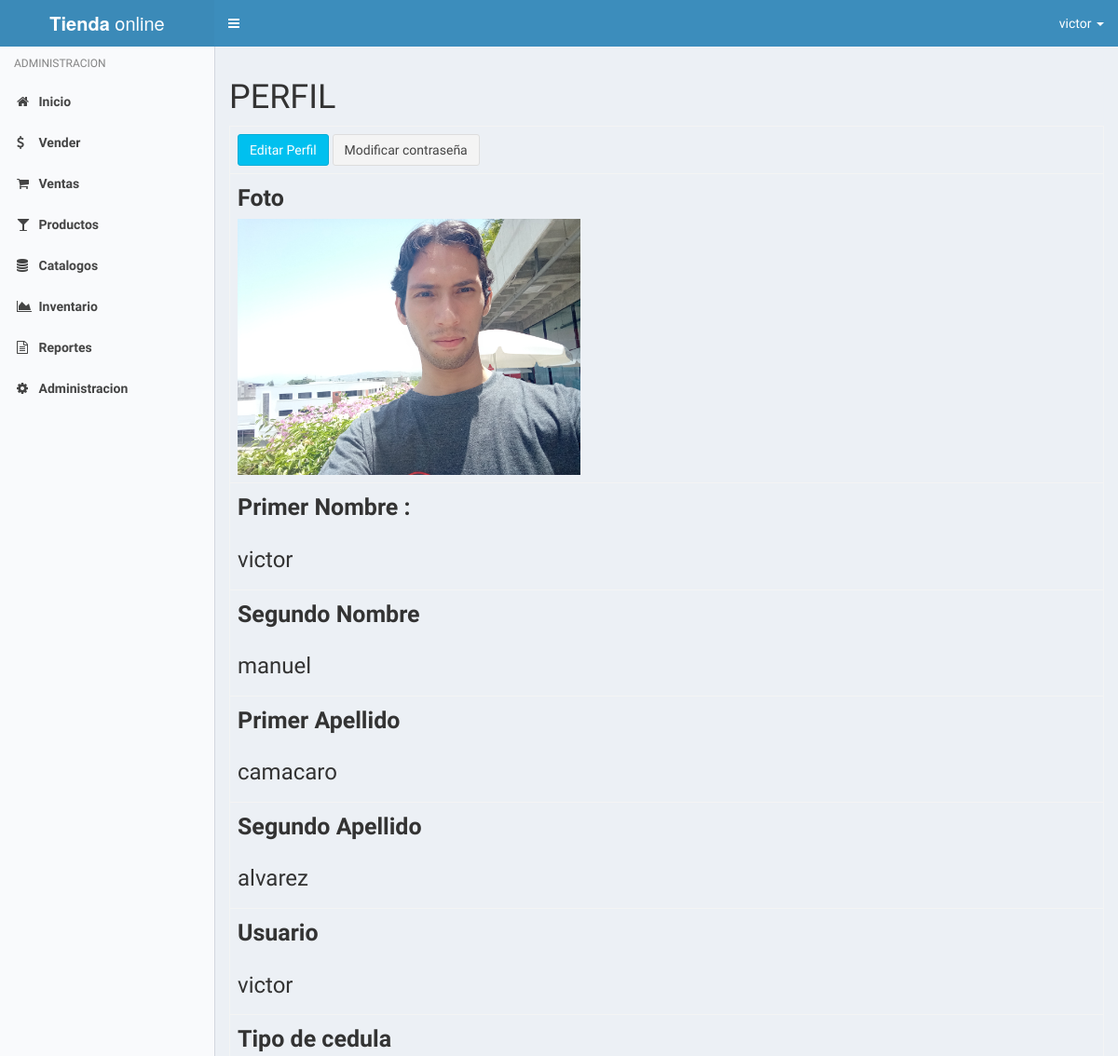
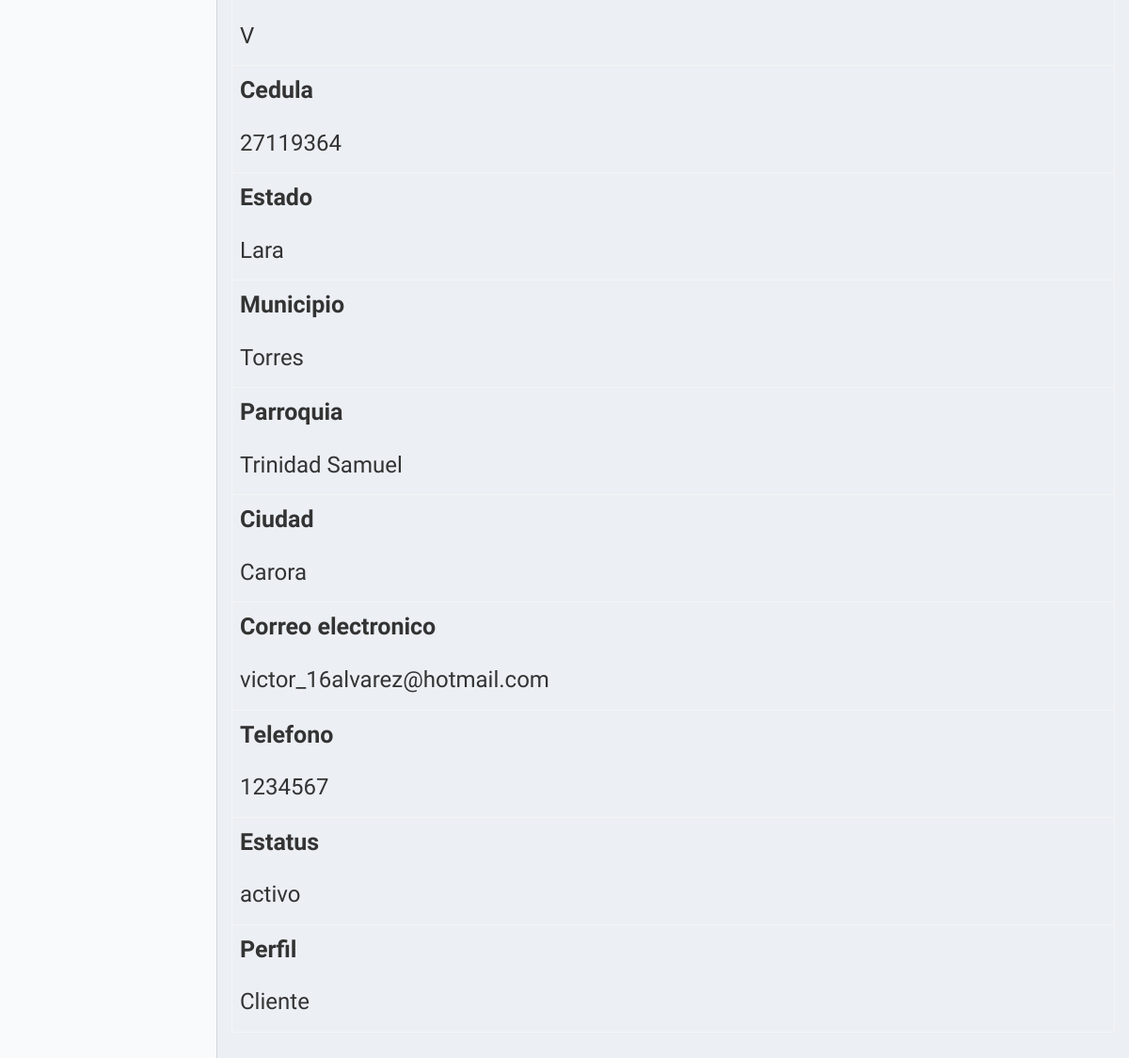
Screenshot of /vistas/mi_cuenta.php (signed in) with the database file from the repository (2 pictures, top to bottom).
### tables this page shows
CREATE TABLE `usuarios` (
  `Id_usuario` int(30) NOT NULL,
  `Imagen_usuario` varchar(255) NOT NULL,
  `Primer_nombre` varchar(70) NOT NULL,
  `Segundo_Nombre` varchar(70) NOT NULL,
  `Primer_apellido` varchar(70) NOT NULL,
  `Segundo_Apellido` varchar(70) NOT NULL,
  `Usuario` varchar(70) NOT NULL,
  `Password` varchar(70) NOT NULL,
  `Tipo_C` enum('V','E') NOT NULL,
  `Cedula` varchar(11) NOT NULL,
  `Direccion` varchar(70) NOT NULL,
  `id_estado` int(11) NOT NULL,
  `id_municipio` int(11) NOT NULL,
  `id_parroquia` int(11) NOT NULL,
  `id_ciudad` int(11) NOT NULL,
  `genero` varchar(70) NOT NULL,
  `email` varchar(70) NOT NULL,
  `telefono` varchar(11) NOT NULL,
  `Id_status_B` int(11) NOT NULL,
  `Id_perfil` int(11) NOT NULL,
  `fecha` timestamp(6) NOT NULL DEFAULT CURRENT_TIMESTAMP(6) ON UPDATE CURRENT_TIMESTAMP(6)
);

CREATE TABLE `estados` (
  `id_estado` int(11) NOT NULL,
  `estado` varchar(250) NOT NULL,
  `iso_3166-2` varchar(4) NOT NULL
);

CREATE TABLE `municipios` (
  `id_municipio` int(11) NOT NULL,
  `id_estado` int(11) NOT NULL,
  `municipio` varchar(100) NOT NULL
);

CREATE TABLE `parroquias` (
  `id_parroquia` int(11) NOT NULL,
  `id_municipio` int(11) NOT NULL,
  `parroquia` varchar(250) NOT NULL
);

CREATE TABLE `ciudades` (
  `id_ciudad` int(11) NOT NULL,
  `id_estado` int(11) NOT NULL,
  `ciudad` varchar(200) NOT NULL,
  `capital` tinyint(1) NOT NULL DEFAULT '0'
);

CREATE TABLE `status_b` (
  `Id_status_B` int(11) NOT NULL,
  `Nombre_status_B` varchar(70) NOT NULL
);

CREATE TABLE `perfiles_usuario` (
  `Id_perfil` int(11) NOT NULL,
  `Nombre_perfil` varchar(70) NOT NULL
);

### vistas/mi_cuenta.php (the view, shortened to what this page needs)
<?php
$connect=new db();
$conexion=$connect->conexion();
 $sesion=$_SESSION['user'];
 ?>
<html><head>
    <link href="../plugins/bootstrap/css/bootstrap.min.css" rel="stylesheet" type="text/css">
    <link href="../plugins/font-awesome/css/font-awesome.min.css" rel="stylesheet" type="text/css">
    <link href="../plugins/dist/css/AdminLTE.min.css" rel="stylesheet" type="text/css">
    <link href="../plugins/dist/css/skins/skin-blue-light.min.css" rel="stylesheet" type="text/css">
    <link rel="stylesheet" href="../plugins/datatables/dataTables.bootstrap.css">
  <link rel="stylesheet" href="../plugins/morris/morris.css">
  <link rel="stylesheet" href="../plugins/morris/example.css">
  </head>
  <body class="  skin-blue-light sidebar-mini ">
    <div class="wrapper">
            <header class="main-header">
        <a href="./" class="logo">
          <span class="logo-lg"><b>Tienda </b>online</span>
        </a>
        <nav class="navbar navbar-static-top" role="navigation">
          <a href="#" class="sidebar-toggle" data-toggle="offcanvas" role="button">
          </a>
          <div class="navbar-custom-menu">
            <ul class="nav navbar-nav">
              <li class="dropdown user user-menu">
                <a href="#" class="dropdown-toggle" data-toggle="dropdown">
                  <span class=""><?php $sql="SELECT * FROM usuarios where Usuario='$sesion'";
                  $query=$conexion->query($sql);
                  while ($row=$query->fetch_assoc()) {
                    echo $row['Primer_nombre'];
                  }
                   ?> <b class="caret"></b> </span>
                </a>
              </li>
            </ul>
          </div>
        </nav>
      </header>
      <aside class="main-sidebar">
        <section class="sidebar">
          <ul class="sidebar-menu">
            <li class="header">ADMINISTRACION</li>
                                    <li><a href="./index.php?view=home"><i class="fa fa-home"></i> <span>Inicio</span></a></li>
            <li><a href="./?view=sell"><i class="fa fa-usd"></i> <span>Vender</span></a></li>
            <li><a href="./?view=sells"><i class="fa fa-shopping-cart"></i> <span>Ventas</span></a></li>
            <li><a href="./?view=products"><i class="fa fa-glass"></i> <span>Productos</span></a></li>
            <li class="treeview">
              <a href="#"><i class="fa fa-database"></i> <span>Catalogos</span> </a>
            </li>
            <li class="treeview">
              <a href="#"><i class="fa fa-area-chart"></i> <span>Inventario</span></a>
            </li>
                        <li class="treeview">
              <a href="#"><i class="fa fa-file-text-o"></i> <span>Reportes</span></a>
            </li>
            <li class="treeview">
              <a href="#"><i class="fa fa-cog"></i> <span>Administracion</span></a>
            </li>
          </ul>
        </section>
      </aside>
    <div class="content-wrapper" style="min-height: 502px;">
      <div class="content">
            <div class="row">
  <div class="col-lg-12">
    <h1>PERFIL</h1>
   <?php
   $usuario=$_SESSION['user'];
    $sql="SELECT * FROM usuarios INNER JOIN estados on usuarios.id_estado=estados.id_estado  INNER JOIN municipios ON usuarios.id_municipio=municipios.id_municipio INNER JOIN parroquias ON usuarios.id_parroquia=parroquias.id_parroquia INNER JOIN ciudades ON usuarios.id_ciudad=ciudades.id_ciudad INNER JOIN status_b ON usuarios.id_status_B=status_b.id_status_B INNER JOIN perfiles_usuario ON usuarios.Id_perfil=perfiles_usuario.Id_perfil where Usuario='$usuario'";
      $query=$conexion->query($sql);
      while ($row=$query->fetch_assoc()) { ?>
    <table class="table table-bordered form-group col-md-6 ">
      <tr>
       <td><a href="editar_perfil.php" class="btn btn-info">Editar Perfil</a>
       <a href="cambiar_password.php" class="btn btn-default">Modificar contraseña</a></td>
      </tr>
      <tr>
        <td><label style="font-size: 2.5rem;">Foto</label><br>
       <img src="images/<?php echo $row['Imagen_usuario']  ?>" style="width: 40%; height: 10%;">
        </td>
      </tr>
      <tr>
        <td>
          <label style="font-size: 2.5rem;"> Primer Nombre :</label>
          <h3><?php echo $row['Primer_nombre'];  ?></h3>
        </td>
      </tr>
      <tr>
        <td>
          <label style="font-size: 2.5rem;">Segundo Nombre</label>
          <h3><?php echo  $row['Segundo_Nombre']; ?></h3>
        </td>
      </tr>
      <tr>
        <td>
           <label style="font-size: 2.5rem;"> Primer Apellido</label>
         <h3><?php echo  $row['Primer_apellido']; ?></h3>
        </td>
      </tr>
      <tr>
        <td>
           <label style="font-size: 2.5rem;">Segundo Apellido</label>
         <h3><?php echo  $row['Segundo_Apellido'];  ?></h3>
        </td>
      </tr>
      <tr>
        <td>
           <label style="font-size: 2.5rem;">Usuario</label>
         <h3> <?php echo  $row['Usuario']; ?></h3>
        </td>
      </tr>
      <tr>
        <td>
           <label style="font-size: 2.5rem;">Tipo de cedula</label>
         <h3> <?php echo  $row['Tipo_C']; ?></h3>
        </td>
      </tr>
      <tr>
        <td>
           <label style="font-size: 2.5rem;">Cedula</label>
          <h3><?php echo  $row['Cedula']; ?></h3>
        </td>
      </tr>
      <tr>
        <td>
           <label style="font-size: 2.5rem;">Estado</label>
         <h3><?php echo  $row['estado']; ?></h3>
        </td>
      </tr>
       <tr>
        <td>
           <label style="font-size: 2.5rem;">Municipio</label>
         <h3> <?php echo $row['municipio']; ?></h3>
        </td>
      </tr>
       <tr>
        <td>
           <label style="font-size: 2.5rem;">Parroquia</label>
         <h3><?php echo $row['parroquia'] ?></h3>
        </td>
      </tr>
       <tr>
        <td>
           <label style="font-size: 2.5rem;">Ciudad</label>
         <h3> <?php echo $row['ciudad']  ?></h3>
        </td>
      </tr>
       <tr>
        <td>
           <label style="font-size: 2.5rem;">Correo electronico</label>
        <h3> <?php echo $row['email']  ?></h3>
        </td>
      </tr>
      <tr>
        <td>
           <label style="font-size: 2.5rem;">Telefono</label>
        <h3> <?php echo $row['telefono']  ?></h3>
        </td>
      </tr>
      <tr>
        <td>
           <label style="font-size: 2.5rem;">Estatus</label>
          <h3><?php echo $row['Nombre_status_B']  ?></h3>
        </td>
      </tr>
      <tr>
        <td>
           <label style="font-size: 2.5rem;">Perfil</label>
         <h3> <?php echo $row['Nombre_perfil']  ?></h3>
        </td>
      </tr>
    </table>
  <?php } ?>
  </div>
</div>
</div>
</div>
</body>
</html>

### rows the page displays
usuarios: Primer_nombre "victor", Imagen_usuario (picture), Segundo_Nombre "manuel", Primer_apellido "camacaro", Segundo_Apellido "alvarez", Usuario "victor", Tipo_C "V", Cedula "27119364", id_estado.estado "Lara", id_municipio.municipio "Torres", id_parroquia.parroquia "Trinidad Samuel", id_ciudad.ciudad "Carora", email "victor_16alvarez@hotmail.com", telefono "1234567", Id_status_B.Nombre_status_B "activo", Id_perfil.Nombre_perfil "Cliente"
